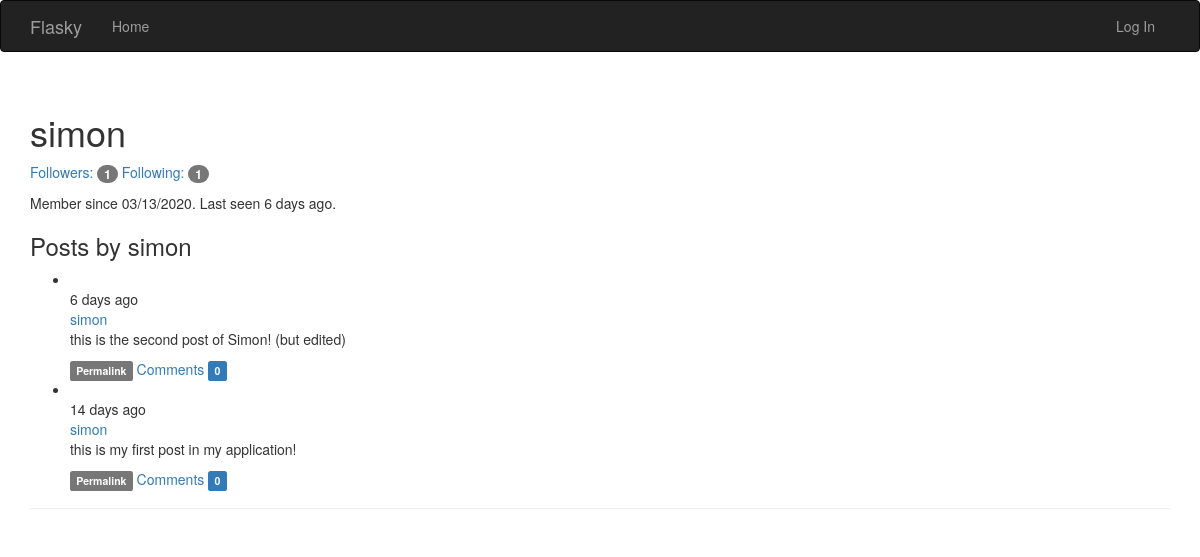
Page /user/simon on the earlier database version.
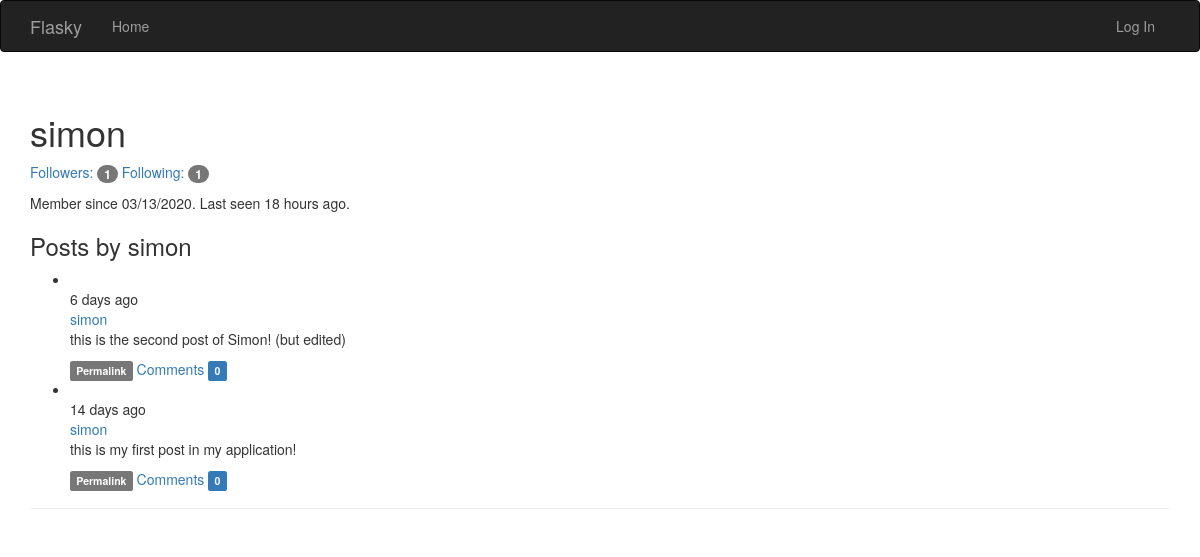
Same page on the later database version.
### app/models.py (models this page shows, shortened)
class User(UserMixin, db.Model):
    __tablename__ = 'users'
    id = db.Column(db.Integer, primary_key=True)
    email = db.Column(db.String(64), unique=True, index=True)
    password_hash = db.Column(db.String(128))
    username = db.Column(db.String(64), unique=True, index=True)
    role_id = db.Column(db.Integer, db.ForeignKey('roles.id'))
    confirmed = db.Column(db.Boolean, default=False)
    name = db.Column(db.String(64))
    location = db.Column(db.String(64))
    about_me = db.Column(db.Text())
    member_since = db.Column(db.DateTime(), default=datetime.utcnow)
    last_seen = db.Column(db.DateTime(), default=datetime.utcnow)
    posts = db.relationship('Post', backref='author', lazy='dynamic')
    followed = db.relationship('Follow', foreign_keys=[Follow.follower_id],
                               backref=db.backref('follower', lazy='joined'),
                               lazy='dynamic', cascade='all, delete-orphan')
    followers = db.relationship('Follow', foreign_keys=[Follow.followed_id],
                                backref=db.backref('followed', lazy='joined'),
                                lazy='dynamic', cascade='all, delete-orphan')
    comments = db.relationship('Comment', backref='author', lazy='dynamic')
    @property
    def password(self):
        raise AttributeError('Password is not a readable attribute!')

class Post(db.Model):
    __tablename__ = 'post'
    id = db.Column(db.Integer, primary_key=True)
    body = db.Column(db.Text)
    body_html = db.Column(db.Text)
    timestamp = db.Column(db.DateTime, index=True, default=datetime.utcnow)
    author_id = db.Column(db.Integer, db.ForeignKey('users.id'))
    comments = db.relationship('Comment', backref='post', lazy='dynamic')

### app/main/views.py (the view)
@main.route('/user/<username>')
def user(username):
    user = User.query.filter_by(username=username).first_or_404()
    posts = user.posts.order_by(Post.timestamp.desc()).all()
    return render_template('user.html', user=user, posts=posts)

### app/auth/views.py (called while the page is built)
@auth.before_app_request
def before_request():
    if current_user.is_authenticated:
        current_user.ping()
        if not current_user.confirmed \
                and request.blueprint != 'auth' \
                and request.endpoint != 'static':
            return redirect(url_for('auth.unconfirmed'))

### app/main/__init__.py (called while the page is built)
@main.app_context_processor
def inject_permission():
    return dict(Permission=Permission)

### app/models.py (called while the page is built)
    def can(self, permission):
        return False

    def is_administrator(self):
        return False

### app/templates/user.html (shortened to what this page needs)
{% extends 'base.html' %}
{% block page_content %}
<div class="page-header">
    <h1>{{ user.username }}</h1>
    <a href="{{ url_for('.followers', username=user.username) }}">Followers:
        <span class="badge">{{ user.followers.count() - 1}}</span>
    </a>
    <a href="{{ url_for('.followed_by', username=user.username) }}">Following:
        <span class="badge">{{ user.followed.count() - 1}}</span>
    </a>
    <p>
        Member since {{ moment(user.member_since).format('L') }}.
        Last seen {{ moment(user.last_seen).fromNow() }}.
    </p>
    <h3>Posts by {{ user.username }}</h3>
    {% include '_posts.html' %}
</div>
{% endblock %}

### app/templates/base.html (shortened to what this page needs)
{% extends 'bootstrap/base.html' %}
{% block navbar %}
<div class="navbar navbar-inverse" role="navigation">
    <div class="container">
        <div class="navbar-header">
            <a class="navbar-brand" href="/">Flasky</a>
        </div>
        <div class="navbar-collapse collapse">
            <ul class="nav navbar-nav">
                <li>
                    <a href="/">Home</a>
                </li>
            </ul>
            <ul class="nav navbar-nav navbar-right">
                {% if current_user.is_authenticated %}
                <li>
                    <a href="{{ url_for('auth.logout') }}">Log Out</a>
                </li>
                {% else %}
                <li>
                    <a href="{{ url_for('auth.login') }}">Log In</a>
                </li>
                {% endif %}
            </ul>
        </div>
    </div>
</div>
{% endblock %}
{% block content %}
<div class="container">
    {% block page_content %}{% endblock %}
</div>
{% endblock %}

### app/templates/_posts.html (shortened to what this page needs)
<ul class="posts">
    {% for post in posts %}
    <li class="post">
        <div class="profile-thumbnail">
        </div>
        <div class="post-date">{{ moment(post.timestamp).fromNow() }}</div>
        <div class="post-author">
            <a href="{{ url_for('.user', username=post.author.username) }}">
                {{ post.author.username }}
            </a>
        </div>
        <div class="post-content">
            <div class="post-body">
            {% if post.body_html %}
                {{ post.body_html | safe }}
            {% else %}
                {{ post.body }}
            {% endif %}
            </div>
            <div class="post-footer">
                <a href="{{ url_for('.post', id=post.id) }}"><span class="label label-default">Permalink</span></a>
                <a href="{{ url_for('.post', id=post.id) }}#comments">Comments
                    <span class="label label-primary">{{ post.comments.count() }}</span>
                </a>
            </div>
        </div>
    </li>
    {% endfor %}
</ul>

Differences in the rows shown:
changed User "simon": last_seen "6 days ago" → "18 hours ago"
